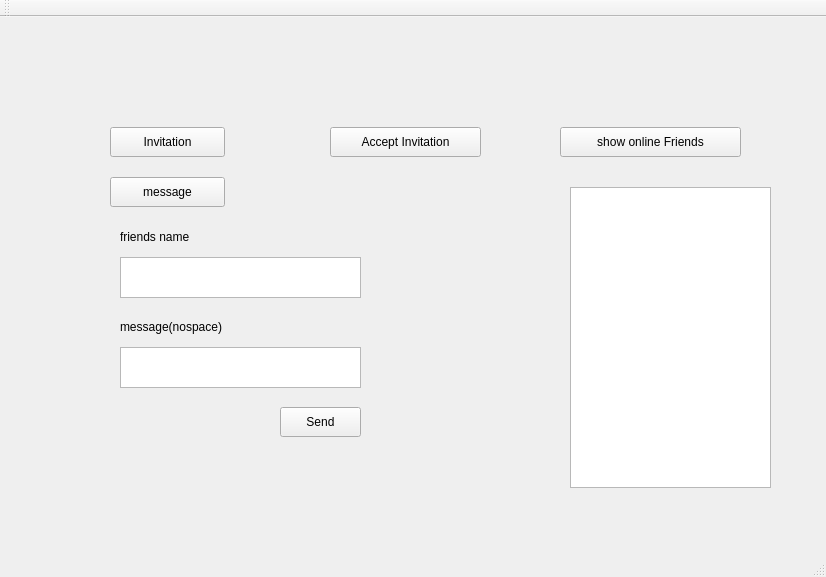
<?xml version="1.0" encoding="UTF-8"?>
<ui version="4.0">
 <class>MainWindow</class>
 <widget class="QMainWindow" name="MainWindow">
  <property name="geometry">
   <rect>
    <x>0</x>
    <y>0</y>
    <width>826</width>
    <height>577</height>
   </rect>
  </property>
  <property name="windowTitle">
   <string>MainWindow</string>
  </property>
  <widget class="QWidget" name="centralWidget">
   <widget class="QLabel" name="username">
    <property name="geometry">
     <rect>
      <x>330</x>
      <y>30</y>
      <width>91</width>
      <height>20</height>
     </rect>
    </property>
    <property name="text">
     <string/>
    </property>
   </widget>
   <widget class="QPushButton" name="iButton">
    <property name="geometry">
     <rect>
      <x>110</x>
      <y>110</y>
      <width>115</width>
      <height>30</height>
     </rect>
    </property>
    <property name="text">
     <string>Invitation</string>
    </property>
   </widget>
   <widget class="QPushButton" name="iaButton">
    <property name="geometry">
     <rect>
      <x>330</x>
      <y>110</y>
      <width>151</width>
      <height>30</height>
     </rect>
    </property>
    <property name="text">
     <string>Accept Invitation</string>
    </property>
   </widget>
   <widget class="QPushButton" name="onlineFriendsShowbtn">
    <property name="geometry">
     <rect>
      <x>560</x>
      <y>110</y>
      <width>181</width>
      <height>30</height>
     </rect>
    </property>
    <property name="text">
     <string>show online Friends</string>
    </property>
   </widget>
   <widget class="QTextEdit" name="online_TE">
    <property name="geometry">
     <rect>
      <x>570</x>
      <y>170</y>
      <width>201</width>
      <height>301</height>
     </rect>
    </property>
   </widget>
   <widget class="QLabel" name="label">
    <property name="geometry">
     <rect>
      <x>120</x>
      <y>210</y>
      <width>111</width>
      <height>20</height>
     </rect>
    </property>
    <property name="text">
     <string>friends name</string>
    </property>
   </widget>
   <widget class="QTextEdit" name="textEdit">
    <property name="geometry">
     <rect>
      <x>120</x>
      <y>240</y>
      <width>241</width>
      <height>41</height>
     </rect>
    </property>
   </widget>
   <widget class="QLabel" name="label_2">
    <property name="geometry">
     <rect>
      <x>120</x>
      <y>300</y>
      <width>161</width>
      <height>20</height>
     </rect>
    </property>
    <property name="text">
     <string>message(nospace)</string>
    </property>
   </widget>
   <widget class="QTextEdit" name="textEdit_2">
    <property name="geometry">
     <rect>
      <x>120</x>
      <y>330</y>
      <width>241</width>
      <height>41</height>
     </rect>
    </property>
   </widget>
   <widget class="QPushButton" name="sendButton">
    <property name="geometry">
     <rect>
      <x>280</x>
      <y>390</y>
      <width>81</width>
      <height>30</height>
     </rect>
    </property>
    <property name="text">
     <string>Send</string>
    </property>
   </widget>
   <widget class="QPushButton" name="messageButton">
    <property name="geometry">
     <rect>
      <x>110</x>
      <y>160</y>
      <width>115</width>
      <height>30</height>
     </rect>
    </property>
    <property name="text">
     <string>message</string>
    </property>
   </widget>
  </widget>
  <widget class="QMenuBar" name="menuBar">
   <property name="geometry">
    <rect>
     <x>0</x>
     <y>0</y>
     <width>826</width>
     <height>28</height>
    </rect>
   </property>
  </widget>
  <widget class="QToolBar" name="mainToolBar">
   <attribute name="toolBarArea">
    <enum>TopToolBarArea</enum>
   </attribute>
   <attribute name="toolBarBreak">
    <bool>false</bool>
   </attribute>
  </widget>
  <widget class="QStatusBar" name="statusBar"/>
 </widget>
 <layoutdefault spacing="6" margin="11"/>
 <resources/>
 <connections/>
</ui>
